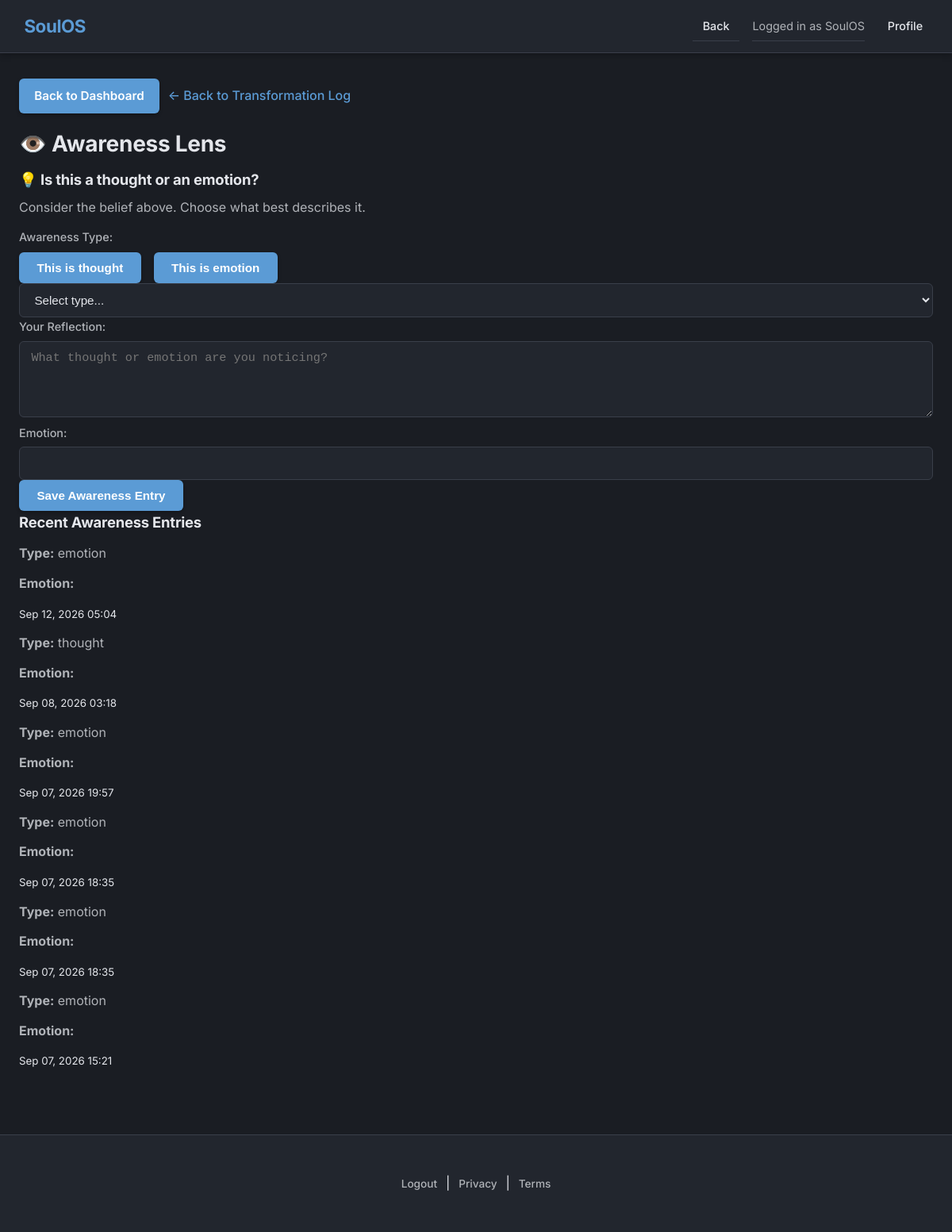
The page /core-healing-path/stage/awareness-lens/ (signed in) on the database its author committed.
### Core_healing_path/models.py (models this page shows, shortened)
class HealingLog(models.Model):
    user = models.ForeignKey(
        User, on_delete=models.CASCADE, related_name="healing_logs"
    )
    stage = models.CharField(max_length=50, choices=STAGE_CHOICES)
    entry = models.TextField()
    intensity = models.PositiveSmallIntegerField(default=5)
    trigger = models.CharField(max_length=100, blank=True)
    emotion = models.CharField(max_length=100, blank=True)
    limiting_belief = models.CharField(max_length=255, blank=True)
    custom_affirmation = models.CharField(max_length=255, blank=True)
    reframe = models.CharField(max_length=255, blank=True)
    coping_strategy = models.CharField(max_length=100, blank=True)
    ritual = models.CharField(max_length=100, blank=True)
    gratitude_notes = models.TextField(blank=True)
    insight_type = models.CharField(max_length=100, blank=True)
    clarity_notes = models.TextField(blank=True)
    awareness_type = models.CharField(max_length=20, blank=True)
    parent_log = models.ForeignKey(
        "self",
        on_delete=models.SET_NULL,
        null=True,
        blank=True,
        related_name="awareness_entries",
    )
    created_at = models.DateTimeField(default=timezone.now)
    class Meta:
        ordering = ["-created_at"]

### Core_healing_path/views.py (the view)
@login_required
def stage_view(request, stage_key):
    stage_name = dict(STAGE_CHOICES).get(stage_key, stage_key)
    if request.method == "POST":
        form_class = FORM_MAP.get(stage_key)
        if not form_class:
            return redirect("core_healing_path_dashboard")
        form = form_class(request.POST)
        if form.is_valid():
            log = form.save(commit=False)
            log.user = request.user
            log.stage = stage_key
            if stage_key == "awareness_lens":
                log.parent_log_id = request.POST.get("parent_log")
            log.save()
            profile = get_or_create_profile(request.user)
            if stage_key == "tension_observer":
                journey = TransformationJourney.objects.create(
                    user=request.user,
                    tension_log=log,
                    current_stage=stage_key,
                    status="active",
                )
                JourneyStage.objects.create(journey=journey, stage=stage_key, log=log)
                advance_journey(journey, log)
                next_stage = get_next_stage(stage_key)
                if next_stage:
                    return redirect(
                        reverse(STAGE_URL_MAP[next_stage]) + f"?tension_log_id={log.id}"
                    )
                return redirect("core_healing_path_dashboard")
            else:
                active_journey = get_active_journey(request.user)
                if active_journey and active_journey.current_stage == stage_key:
                    advance_journey(active_journey, log)
                    if stage_key == "clarity_flow":
                        active_journey.status = "completed"
                        active_journey.completed_at = timezone.now()
                        active_journey.save()
                next_stage = get_next_stage(stage_key)
                if next_stage:
                    return redirect(reverse(STAGE_URL_MAP[next_stage]))
                return redirect("core_healing_path_dashboard")
    else:
        form_class = FORM_MAP.get(stage_key, TensionObserverForm)
        form = form_class(initial={"stage": stage_key})
    logs = HealingLog.objects.filter(user=request.user, stage=stage_key)[:20]
    suggestion = ""
    if stage_key == "thought_analyzer" and logs:
        suggestion = get_stage_suggestion(logs[0])
    tension_log = None
    if stage_key == "awareness_lens":
        tension_log_id = request.GET.get("tension_log_id")
        if tension_log_id:
            tension_log = HealingLog.objects.filter(
                id=tension_log_id, user=request.user, stage="tension_observer"
            ).first()
    context = {
        "stage_key": stage_key,
        "stage_name": stage_name,
        "healing_prompt": HEALING_PROMPTS.get(stage_key, ""),
        "form": form,
        "logs": logs,
        "suggestion": suggestion,
        "stage_choices": STAGE_CHOICES,
        "current_stage_index": TRANSFORMATION_ORDER.index(stage_key),
        "total_stages": len(TRANSFORMATION_ORDER),
        "next_stage_url": STAGE_URL_MAP.get(get_next_stage(stage_key))
        if get_next_stage(stage_key)
        else None,
        "tension_log": tension_log,
    }
    return render(request, f"core_healing_path/stage_{stage_key}.html", context)

### Core_healing_path/forms.py
class AwarenessLensForm(forms.ModelForm):
    emotion = forms.CharField(
        label="Emotion",
        max_length=100,
        required=False,
        widget=EditableSelect(choices=EMOTION_CHOICES, attrs={"class": "form-control"}),
    )
    awareness_type = forms.ChoiceField(
        label="Awareness Type",
        choices=[
            ("", "Select type..."),
            ("thought", "This is thought"),
            ("emotion", "This is emotion"),
        ],
        required=True,
        widget=forms.Select(attrs={"class": "form-control"}),
    )
    class Meta:
        model = HealingLog
        fields = ["stage", "entry", "emotion", "awareness_type"]
        widgets = {
            "stage": forms.HiddenInput(),
            "entry": forms.Textarea(
                attrs={
                    "class": "form-control",
                    "rows": 4,
                    "placeholder": "What thought or emotion are you noticing?",
                }
            ),
        }

### Core_healing_path/forms.py (called while the page is built)
    def render(self, name, value, attrs=None, renderer=None):
        final_attrs = self.build_attrs(attrs, extra_attrs={"type": self.input_type})
        final_attrs["list"] = f"datalist_{name}"
        input_html = super().render(name, value, final_attrs, renderer)
        options_html = "".join(
            f'<option value="{v}">{l}</option>' for v, l in self.choices if v
        )
        return mark_safe(
            f'{input_html}<datalist id="datalist_{name}">{options_html}</datalist>'
        )

### Core_healing_path/views.py (called while the page is built)
def get_next_stage(current_stage):
    try:
        idx = TRANSFORMATION_ORDER.index(current_stage)
        if idx < len(TRANSFORMATION_ORDER) - 1:
            return TRANSFORMATION_ORDER[idx + 1]
    except ValueError:
        pass
    return None

### templates/core_healing_path/stage_awareness_lens.html (shortened to what this page needs)
{% extends "base.html" %}
{% load static %}
{% block content %}
<a href="{% url 'core_healing_path:transformation_log' %}">← Back to Transformation Log</a>
<div class="card">
    <h1>👁️ Awareness Lens</h1>
</div>
<div class="card">
    <h3>💡 Is this a thought or an emotion?</h3>
    <p>Consider the belief above. Choose what best describes it.</p>
    <form method="post" action="{% url 'core_healing_path:log_awareness' %}">
        <div class="form-group">
            <label>Awareness Type:</label>
            <div style="display: flex; gap: 1rem; margin-top: 0.5rem;">
                <button type="button" class="btn btn-primary" onclick="selectAwarenessType('thought')">This is thought</button>
                <button type="button" class="btn btn-primary" onclick="selectAwarenessType('emotion')">This is emotion</button>
            </div>
            {{ form.awareness_type }}
        </div>
        <div class="form-group">
            <label for="id_entry">Your Reflection:</label>
            {{ form.entry }}
        </div>
        <div class="form-group">
            <label for="id_emotion">Emotion:</label>
            {{ form.emotion }}
        </div>
        <button type="submit" class="btn btn-primary">Save Awareness Entry</button>
    </form>
</div>
<div class="card">
    <h3>Recent Awareness Entries</h3>
    {% for log in logs %}
        <div class="form-group">
            <p><strong>Type:</strong> <span>{{ log.awareness_type }}</span></p>
            <p><strong>Emotion:</strong> </p>
            <small>{{ log.created_at|date:"M d, Y H:i" }}</small>
        </div>
    {% empty %}
        <p>No awareness entries yet.</p>
    {% endfor %}
</div>
{% endblock %}

### templates/base.html (shortened to what this page needs)
{% load static %}
<!DOCTYPE html>
<html lang="en">
<head>
    <link rel="stylesheet" href="{% static 'css/healing-styles.css' %}">
</head>
<body>
    <header>
        <nav class="navbar">
            <div class="navbar-container">
                <a href="{% if user.is_authenticated %}{% url 'dashboard_app:home' %}{% else %}{% url 'index' %}{% endif %}" class="navbar-brand">SoulOS</a>
                <ul class="navbar-nav">
                    {% if user.is_authenticated %}
                        <li><a href="{% url 'dashboard_app:home' %}">Back</a></li>
                        <li><span>Logged in as {{ user.username }}</span></li>
                        <li><a href="{% url 'profile_app:dashboard' %}">Profile</a></li>
                    {% endif %}
                </ul>
            </div>
        </nav>
    </header>
    <div class="container">
        {% if user.is_authenticated %}
            <a href="{% url 'dashboard_app:home' %}" class="btn back-btn">Back to Dashboard</a>
        {% endif %}
        {% block content %}{% endblock %}
    </div>
    <footer>
        <div class="container">
            {% if user.is_authenticated %}
                <a href="{% url 'logout' %}">Logout</a> |
                <a href="{% url 'legal:privacy' %}">Privacy</a> |
                <a href="{% url 'legal:terms' %}">Terms</a>
            {% endif %}
        </div>
    </footer>
</body>
</html>

### static/css/healing-styles.css (style rules this page uses)
:root { --bg-primary: #1a1d23; --bg-secondary: #22262e; --bg-card: #2a2f38; --bg-hover: #323842; --text-primary: #e4e6eb; --text-secondary: #b0b3b8; --text-muted: #8a8d91; --accent: #5b9bd5; --accent-hover: #7db3e0; --border: #3a3f4a; --success: #34978f; --danger: #e74c3c; --shadow: rgba(0, 0, 0, 0.3); --radius: 10px; --radius-sm: 6px; }
* { margin: 0; padding: 0; box-sizing: border-box; }
body { background: var(--bg-primary); color: var(--text-primary); font-family: 'Inter', -apple-system, BlinkMacSystemFont, 'Segoe UI', sans-serif; line-height: 1.6; min-height: 100vh; }
a { color: var(--accent); text-decoration: none; font-weight: 500; border-radius: var(--radius-sm); padding: 0.2rem 0.4rem; transition: all 0.25s ease; }
.navbar { background: var(--bg-secondary); border-bottom: 1px solid var(--border); padding: 0.75rem 0; box-shadow: 0 2px 8px var(--shadow); position: sticky; top: 0; z-index: 100; }
.navbar-container { max-width: 1200px; margin: 0 auto; padding: 0 1.5rem; display: flex; justify-content: space-between; align-items: center; }
.navbar-brand { font-size: 1.4rem; font-weight: 700; color: var(--accent); letter-spacing: -0.02em; }
.navbar-nav { list-style: none; display: flex; gap: 1rem; align-items: center; }
.navbar-nav li { color: var(--text-secondary); font-size: 0.9rem; }
.navbar-nav a { color: var(--text-primary); background: transparent; padding: 0.4rem 0.8rem; border-radius: var(--radius-sm); font-weight: 500; }
.container { max-width: 1200px; margin: 0 auto; padding: 2rem 1.5rem; }
button, .btn { background: var(--accent); color: #fff; padding: 0.7rem 1.4rem; border: none; border-radius: var(--radius-sm); cursor: pointer; font-weight: 600; font-size: 0.95rem; transition: all 0.25s ease; box-shadow: 0 2px 4px var(--shadow); }
input[type="text"], input[type="number"], input[type="date"], textarea, select { width: 100%; padding: 0.7rem 0.9rem; border: 1px solid var(--border); border-radius: var(--radius-sm); background: var(--bg-secondary); color: var(--text-primary); font-size: 0.95rem; transition: all 0.25s ease; }
label { display: block; margin-bottom: 0.4rem; font-weight: 500; color: var(--text-secondary); font-size: 0.9rem; }
h1, h2, h3, h4 { color: var(--text-primary); font-weight: 700; margin-bottom: 0.5rem; letter-spacing: -0.01em; }
h1 { font-size: 1.75rem; }
h3 { font-size: 1.15rem; }
p { color: var(--text-secondary); margin-bottom: 0.75rem; }
.back-btn { display: inline-block; margin-bottom: 1rem; background: var(--accent); color: #fff; padding: 0.6rem 1.2rem; border-radius: var(--radius-sm); font-weight: 600; text-decoration: none; transition: all 0.25s ease; box-shadow: 0 2px 4px var(--shadow); }
footer { background: var(--bg-secondary); border-top: 1px solid var(--border); padding: 1rem 0; margin-top: 3rem; text-align: center; }
footer a { color: var(--text-secondary); font-size: 0.85rem; }
ul { list-style: none; }
ul li { padding: 0.4rem 0; color: var(--text-secondary); border-bottom: 1px solid var(--border); }
ul li:last-child { border-bottom: none; }

### rows shown on the page
HealingLog: awareness_type "emotion", created_at "Sep 12, 2026 05:04"
HealingLog: awareness_type "thought", created_at "Sep 08, 2026 03:18"
HealingLog: awareness_type "emotion", created_at "Sep 07, 2026 19:57"
HealingLog: awareness_type "emotion", created_at "Sep 07, 2026 18:35"
HealingLog: awareness_type "emotion", created_at "Sep 07, 2026 18:35"
HealingLog: awareness_type "emotion", created_at "Sep 07, 2026 15:21"

### other values the page prints
{{ user.username }} "SoulOS"
